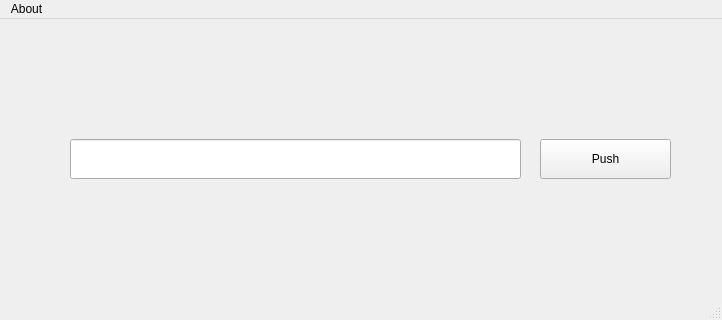
<?xml version="1.0" encoding="UTF-8"?>
<ui version="4.0">
 <class>ClientWindow</class>
 <widget class="QMainWindow" name="ClientWindow">
  <property name="geometry">
   <rect>
    <x>0</x>
    <y>0</y>
    <width>722</width>
    <height>320</height>
   </rect>
  </property>
  <property name="windowTitle">
   <string>MainWindow</string>
  </property>
  <widget class="QWidget" name="centralwidget">
   <widget class="QPushButton" name="pushButton">
    <property name="geometry">
     <rect>
      <x>540</x>
      <y>120</y>
      <width>131</width>
      <height>40</height>
     </rect>
    </property>
    <property name="text">
     <string>Push</string>
    </property>
   </widget>
   <widget class="QLineEdit" name="lineTextEdit">
    <property name="geometry">
     <rect>
      <x>70</x>
      <y>120</y>
      <width>451</width>
      <height>40</height>
     </rect>
    </property>
   </widget>
  </widget>
  <widget class="QMenuBar" name="menubar">
   <property name="geometry">
    <rect>
     <x>0</x>
     <y>0</y>
     <width>722</width>
     <height>26</height>
    </rect>
   </property>
   <widget class="QMenu" name="menuAbout">
    <property name="title">
     <string>About</string>
    </property>
   </widget>
   <addaction name="menuAbout"/>
  </widget>
  <widget class="QStatusBar" name="statusbar"/>
 </widget>
 <resources/>
 <connections/>
</ui>
